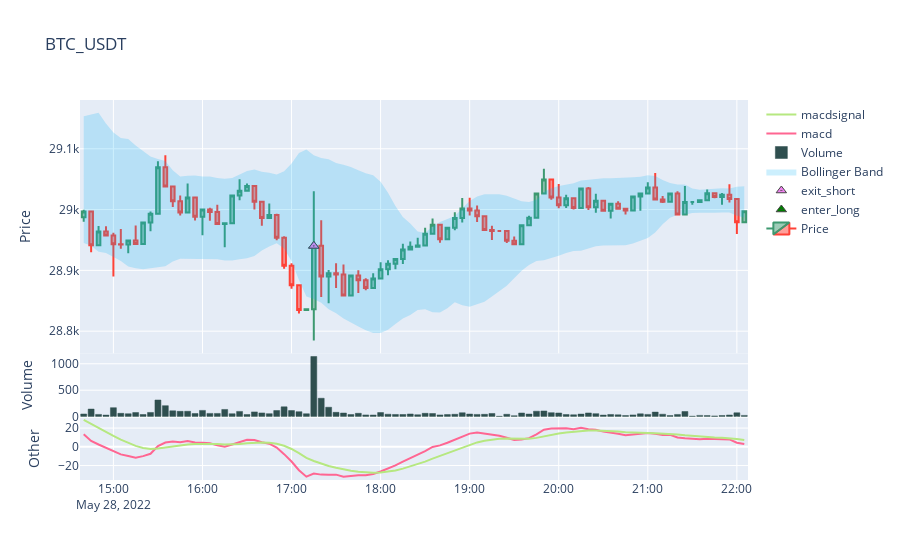

The notebook cell this image was saved under:
### Code cell
from freqtrade.plot.plotting import  generate_candlestick_graph
# Limit graph period to keep plotly quick and reactive

data = candles[360:450]

# Generate candlestick graph
graph = generate_candlestick_graph(
    pair=pair,
    data=data,
    #trades=trades,
    #indicators1=['sma20', 'ema50', 'ema55'],
    #indicators2=['rsi', 'macd', 'macdsignal', 'macdhist']
)

graph.show()
